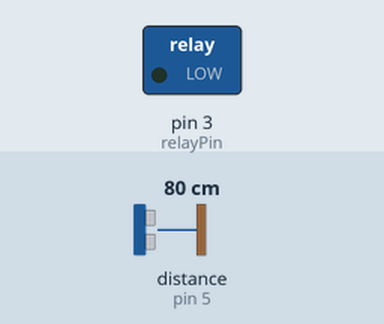
Simulated run of this sketch. Board: Arduino Uno, built with avr-gcc and run on an emulated ATmega328P. On the bench: switched loads named in the sketch (green lamp = pin HIGH). Wiring (inferred from the names in the program): ultrasonic range finder: trigger pin 4; echo pin 5. The inputs (shaded band) are chosen by the test bench; at power-on: distance to the obstacle (sensor on pin 5) 80 cm. The echo pulse lasts 58.3 µs per cm; pins used as bus, display or sensor lines are not drawn.

Above: at 1.2 s.
1.3 s: distance to the obstacle (sensor on pin 5) set to 169 cm
2.8 s: distance to the obstacle (sensor on pin 5) set to 176 cm
At 4.0 s:
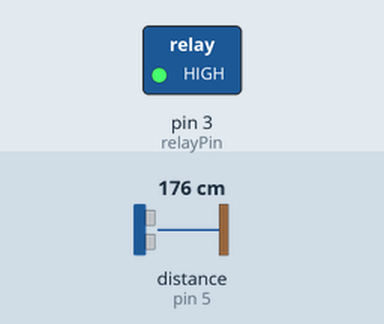
4.4 s: distance to the obstacle (sensor on pin 5) set to 2 cm
At 5.1 s:
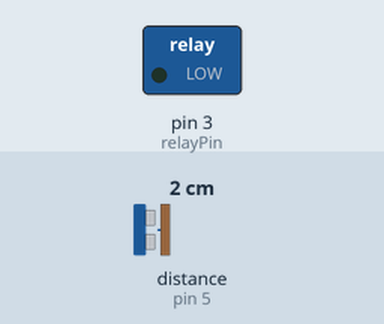
5.9 s: distance to the obstacle (sensor on pin 5) set to 250 cm
At 6.5 s:
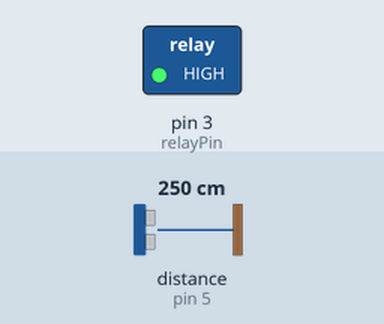
Timing chart, 0 to 8.5 s (numbered marks = the images above; inputs shaded):
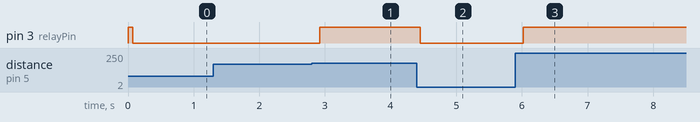

The sketch:

lighting_or_disinfection.ino
```cpp
// Pins numbers:
byte relayPin = 3;
byte dMax = 170;
const int trigPin = 4;
const int echoPin = 5;

// Variables:
long duration;
int distance;
int p;


void setup()
{
    pinMode(relayPin, OUTPUT);
    digitalWrite(relayPin, HIGH);
    pinMode(trigPin, OUTPUT); // Sets the trigPin as an Output
    pinMode(echoPin, INPUT); // Sets the echoPin as an Input
}


void loop()
{
	// Clear the trigPin:
	digitalWrite(trigPin, LOW);
	delayMicroseconds(200);
	// Set the trigPin on HIGH state for 10 micro seconds:
	digitalWrite(trigPin, HIGH);
	delayMicroseconds(1000);
	digitalWrite(trigPin, LOW);
	// Read the echoPin, returns the sound wave travel time in microseconds:
	duration = pulseIn(echoPin, HIGH);
	// Calculate the distance:
	distance = duration*0.034/2;

	if (distance < dMax)
		p++;
	else
		p--;

	if (p > 5)
		p = 5;
	if (p < 0)
		p = 0;

	if (p == 5)
		digitalWrite(relayPin, LOW);
	if (p == 0)
		digitalWrite(relayPin, HIGH);

	delay(10);
}
```

Measured:
- the behaviour switches between 171 and 172 cm on distance to the obstacle (sensor on pin 5) (found by bisection; images 0 and 1)
- after the input at 1.3 s, every drawn part: stays the same
- after the input at 2.8 s, pin 3 (relayPin): LOW → HIGH after 0.12 s
- after the input at 4.4 s, pin 3 (relayPin): HIGH → LOW after 0.05 s
- after the input at 5.9 s, pin 3 (relayPin): LOW → HIGH after 0.12 s
